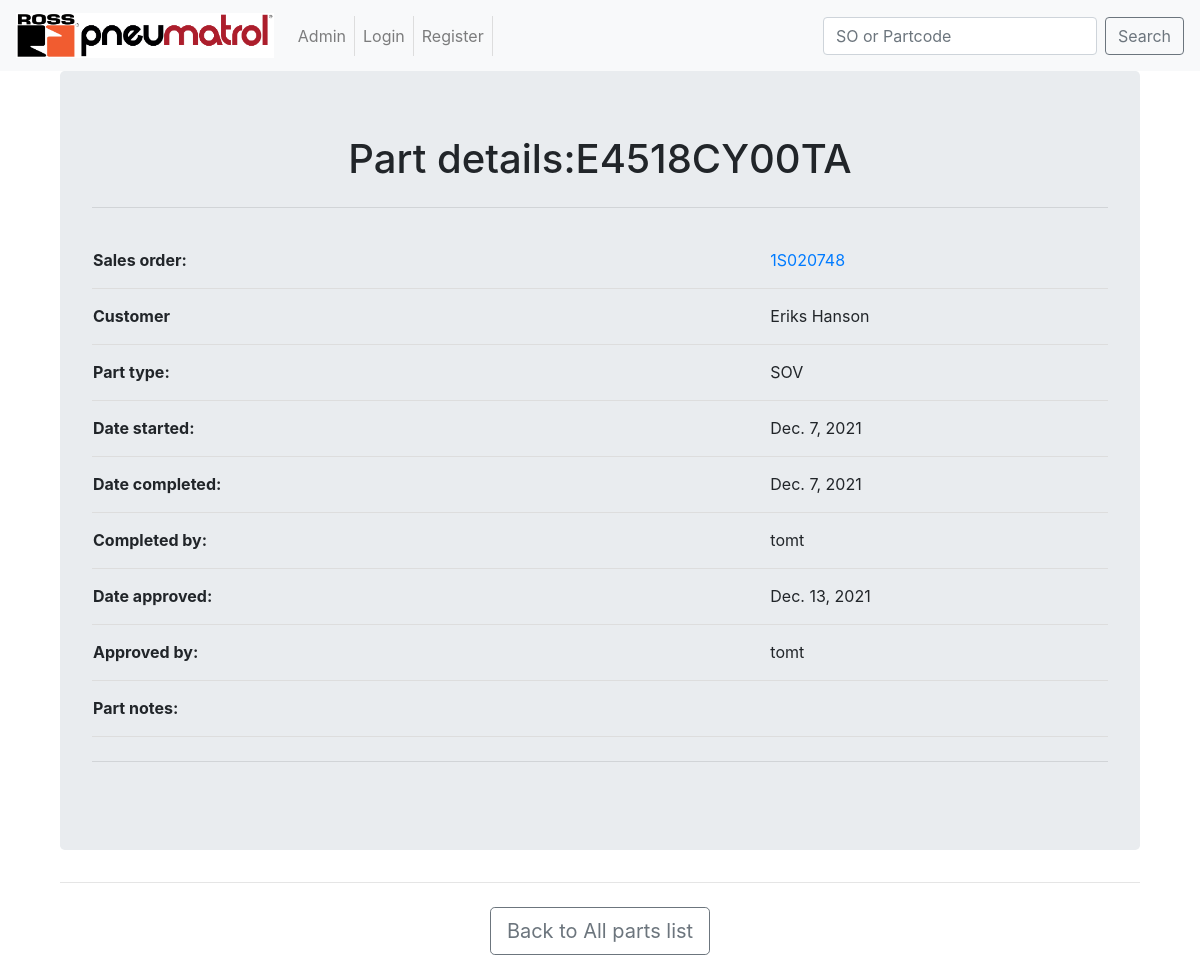
Screenshot of /ORWAapp/home/parts/E4518CY00TA with the database file from the repository.
### ORWAapp/models.py (models this page shows, shortened)
class Parts(models.Model):
	part_code = models.CharField(max_length=22, unique=True)
	part_type = models.ForeignKey(PartType, on_delete=models.CASCADE)
	sales_order = models.ForeignKey(SalesOrder, on_delete=models.CASCADE, related_name='salesorder')
	updated_code = models.BooleanField(default=False)
	start_date = models.DateField()
	completed_by = models.ForeignKey(User, on_delete=models.CASCADE, related_name='completedby', null=False, blank=True)
	completed_date = models.DateField(auto_now_add = True)
	approved_by = models.ForeignKey(User, on_delete=models.CASCADE, related_name='approvedby', null=True, blank=True)
	approved_date = models.DateField(null=True, blank=True)
	problem_parts = models.BooleanField(default=False, verbose_name ="Problem parts checked")
	problem_parts_cleared = models.BooleanField(default = False)
	notes = models.TextField(blank=True, max_length = 256, verbose_name ="Part notes")
	SMALL = 'S'
	MEDIUM = "M"
	LARGE = "L"
	HUGE = "H"
	SIZE_CHOICES = [
	    (SMALL, 'Small'),
	    (MEDIUM, 'Medium'),
	    (LARGE, 'Large'),
	    (HUGE, 'Huge'),
	]
	size = models.CharField(max_length=1, choices=SIZE_CHOICES, null = False)
	class Meta:
		verbose_name_plural = "Parts"

class SalesOrder(models.Model):
	order_number = models.CharField(max_length = 8,
									unique = True,
									help_text = "1S###### or SAMP####",
									validators =[MinLengthValidator(8, message="Order number is too short")],
									)
	customer = models.ForeignKey(Customers,on_delete = models.CASCADE)
	entered_date = models.DateField(null = True, blank = True)
	order_date = models.DateField(help_text = "date on the paperwork")
	issue_date = models.DateField(null = True, blank = True)
	ORWA_lines = models.IntegerField(null = False,
									default=1,
									help_text= "number of lines that are an ORWA",
									validators=[MinValueValidator(1, message = "less that 1 line at ORWA")],
									)
	reject_user = models.ForeignKey(User,
									on_delete = models.CASCADE,
									related_name='rejected_by',
									null=True,
									blank=True,
									)
	reject_date = models.DateField(null = True, blank = True)
	reject_note = models.TextField(max_length = 200,
								 	blank = True,
								 	)
	notes = models.TextField(blank = True)
	paperwork = models.FileField(upload_to = update_filename,
									blank = False,
									)
	completed_paperwork = models.FileField(upload_to = update_filename_complete,
									blank = True,
									)
	allocated_to = models.ForeignKey(User,
									on_delete = models.CASCADE,
									null = True,
									blank = True,
									)
	class Meta:
		verbose_name_plural = "SalesOrders"
	def __str__(self):
	    return self.order_number

class Customers(models.Model):
	full_name = models.CharField(max_length=200,
								help_text='Customer Name',
								)
	account_name = models.CharField(max_length=6,
								unique=True,
								help_text='Account ref',
								)
	short_name = models.CharField(max_length=50,
								blank=True,
								null=True,
								)
	class Meta:
		verbose_name_plural = "Customer"

class PartType(models.Model):
	name = models.CharField(max_length=20, unique=True)
	description = models.TextField(max_length=200, help_text="200 character max")
	def __str__(self):
		return self.name
	class Meta:
		verbose_name_plural = "Part Types"

### ORWAapp/views.py (the view)
# urls.py: path('home/parts/<part>', views.PartDetail, name='PartDetail'),
def PartDetail(request, part):
    p = Parts.objects.get(part_code = part)
    SO = SalesOrder.objects.get(order_number = p.sales_order)
    context = {
    'p': p,
    'SO': SO
    }
    return render(request, 'ORWAapp/home/PartDetail.html', context)

### templates/ORWAapp/home/PartDetail.html (shortened to what this page needs)
<!DOCTYPE html>
{% extends "base.html" %}
    {% block body_block %}
        <div class="container">
            <center>
            <div class="jumbotron">
                <h1>Part details:{{p.part_code }}</h1>
                <hr class="my-4">
                <table>
                    <tr>
                        <th>Sales order:</th>
                        <td></td>
                        <td><a href="{% url 'ORWAapp:OrderDetail' SO.order_number %}"> {{ p.sales_order.order_number }}</a></td>
                    </tr>
                    <tr>
                        <th>Customer</th>
                        <td></td>
                        <td>{{ p.sales_order.customer.short_name }}</td>
                    </tr>
                    <tr>
                        <th>Part type:</th>
                        <td></td>
                        <td>{{ p.part_type }}</td>
                    </tr>
                    <tr>
                        <th>Date started:</th>
                        <td></td>
                        <td>{{ p.start_date }}</td>
                    </tr>
                    <tr>
                        <th>Date completed:</th>
                        <td></td>
                        <td>{{ p.completed_date }}</td>
                    </tr>
                    <tr>
                        <th>Completed by:</th>
                        <td></td>
                        <td>{{ p.completed_by }}</td>
                    </tr>
                        <th>Date approved:</th>
                        <td></td>
                        <td>{{ p.approved_date }}</td>
                        <th>Approved by:</th>
                        <td></td>
                        <td>{{ p.approved_by }}</td>
                        <th>Part notes:</th>
                        <td></td>
                        <td>{{ p.notes }}</td>
                </table>
            <hr class="my-4">
            </div>
        </center>
        <hr class="my-4">
        <center></center>
{% endblock %}

### ORWAapp/static/css/mystyle.css (style rules this page uses)
table { width:100%; font-size: 16px; }
td, th { width: 150px; overflow-wrap:normal; height: 56px; padding-top: 12px; padding-bottom: 12px; border-bottom: 1px solid #ddd; text-align:left; }

### rows the page displays
Parts: part_code "E4518CY00TA", sales_order.order_number "1S020748", sales_order.customer.short_name "Eriks Hanson", part_type "SOV", start_date "Dec. 7, 2021", completed_date "Dec. 7, 2021", completed_by "tomt", approved_date "Dec. 13, 2021", approved_by "tomt"
